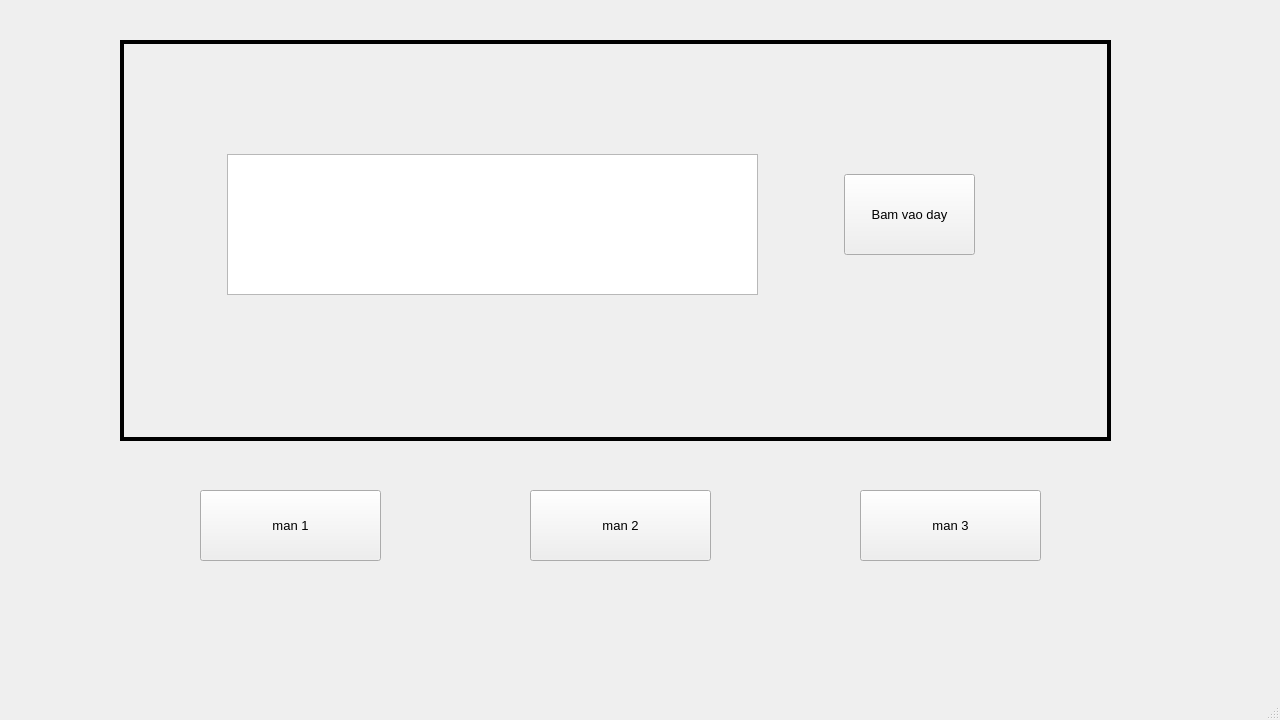
<?xml version="1.0" encoding="UTF-8"?>
<ui version="4.0">
 <class>MainWindow</class>
 <widget class="QMainWindow" name="MainWindow">
  <property name="geometry">
   <rect>
    <x>0</x>
    <y>0</y>
    <width>1280</width>
    <height>720</height>
   </rect>
  </property>
  <property name="font">
   <font>
    <pointsize>10</pointsize>
   </font>
  </property>
  <property name="windowTitle">
   <string>MainWindow</string>
  </property>
  <widget class="QWidget" name="centralwidget">
   <widget class="QPushButton" name="button_screen1">
    <property name="geometry">
     <rect>
      <x>200</x>
      <y>490</y>
      <width>181</width>
      <height>71</height>
     </rect>
    </property>
    <property name="text">
     <string>man 1</string>
    </property>
   </widget>
   <widget class="QStackedWidget" name="stackedWidget">
    <property name="geometry">
     <rect>
      <x>120</x>
      <y>40</y>
      <width>991</width>
      <height>401</height>
     </rect>
    </property>
    <property name="frameShape">
     <enum>QFrame::Box</enum>
    </property>
    <property name="lineWidth">
     <number>4</number>
    </property>
    <property name="currentIndex">
     <number>1</number>
    </property>
    <widget class="QWidget" name="page_1">
     <widget class="QLabel" name="label">
      <property name="geometry">
       <rect>
        <x>30</x>
        <y>10</y>
        <width>211</width>
        <height>101</height>
       </rect>
      </property>
      <property name="frameShape">
       <enum>QFrame::HLine</enum>
      </property>
      <property name="text">
       <string>deo on r</string>
      </property>
     </widget>
    </widget>
    <widget class="QWidget" name="page_2">
     <widget class="QPushButton" name="pushButton">
      <property name="geometry">
       <rect>
        <x>720</x>
        <y>130</y>
        <width>131</width>
        <height>81</height>
       </rect>
      </property>
      <property name="font">
       <font>
        <pointsize>10</pointsize>
       </font>
      </property>
      <property name="text">
       <string>Bam vao day</string>
      </property>
     </widget>
     <widget class="QTextEdit" name="textEdit">
      <property name="geometry">
       <rect>
        <x>103</x>
        <y>110</y>
        <width>531</width>
        <height>141</height>
       </rect>
      </property>
     </widget>
    </widget>
    <widget class="QWidget" name="page_3">
     <property name="styleSheet">
      <string notr="true">background-color: rgb(255, 53, 245);</string>
     </property>
    </widget>
   </widget>
   <widget class="QPushButton" name="button_screen3">
    <property name="geometry">
     <rect>
      <x>530</x>
      <y>490</y>
      <width>181</width>
      <height>71</height>
     </rect>
    </property>
    <property name="text">
     <string>man 2</string>
    </property>
   </widget>
   <widget class="QPushButton" name="button_screen2">
    <property name="geometry">
     <rect>
      <x>860</x>
      <y>490</y>
      <width>181</width>
      <height>71</height>
     </rect>
    </property>
    <property name="text">
     <string>man 3</string>
    </property>
   </widget>
  </widget>
  <widget class="QMenuBar" name="menubar">
   <property name="geometry">
    <rect>
     <x>0</x>
     <y>0</y>
     <width>1280</width>
     <height>23</height>
    </rect>
   </property>
  </widget>
  <widget class="QStatusBar" name="statusbar"/>
 </widget>
 <resources/>
 <connections/>
</ui>
